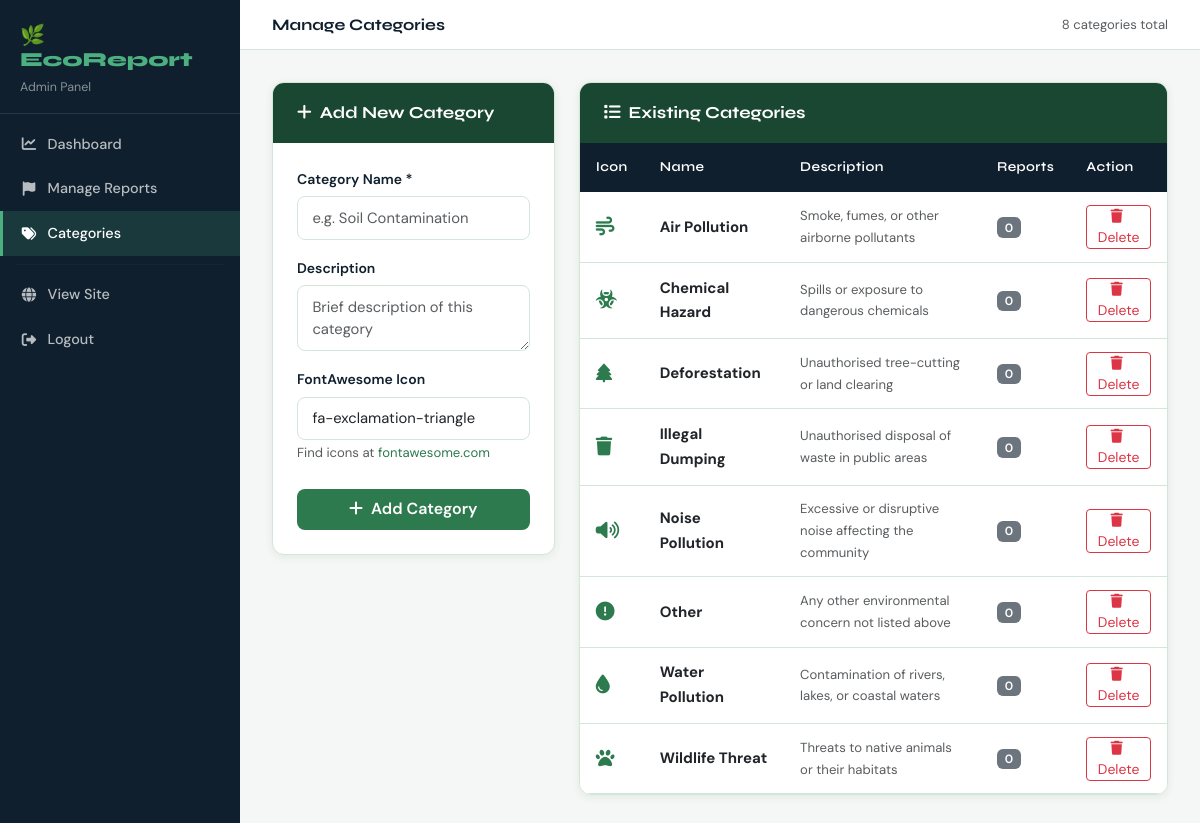
/admin/manage_categories.php (signed in), run on the app's committed database.
### tables this page shows
CREATE TABLE categories (
    category_id   INT UNSIGNED AUTO_INCREMENT PRIMARY KEY,
    name          VARCHAR(100)  NOT NULL,
    description   TEXT,
    icon          VARCHAR(50)   DEFAULT 'fa-exclamation-triangle',
    created_at    TIMESTAMP     DEFAULT CURRENT_TIMESTAMP
);

### config/auth.php (called while the page is built, shortened)
<?php
function h(string $value): string {
    return htmlspecialchars($value, ENT_QUOTES, 'UTF-8');
}
?>

### admin/manage_categories.php (the view, shortened to what this page needs)
<?php
require_once __DIR__ . '/../config/db.php';
require_once __DIR__ . '/../config/auth.php';
$categories = mysqli_fetch_all(mysqli_query($conn,
    "SELECT c.*, COUNT(r.report_id) AS report_count
     FROM categories c
     LEFT JOIN reports r ON c.category_id = r.category_id
     GROUP BY c.category_id
     ORDER BY c.name ASC"), MYSQLI_ASSOC);
?>
<!DOCTYPE html>
<html lang="en">
<head>
    <link rel="stylesheet" href="https://cdn.jsdelivr.net/npm/bootstrap@5.3.0/dist/css/bootstrap.min.css">
    <link rel="stylesheet" href="https://cdnjs.cloudflare.com/ajax/libs/font-awesome/6.4.0/css/all.min.css">
    <link rel="stylesheet" href="../assets/css/style.css">
</head>
<body style="margin:0">
<div class="d-flex" style="min-height:100vh">
    <aside class="admin-sidebar" style="min-height:100vh">
        <div class="sidebar-brand">
            <h5>🌿 EcoReport</h5>
            <div style="color:rgba(255,255,255,.5);font-size:.78rem;margin-top:.3rem">Admin Panel</div>
        </div>
        <nav class="nav flex-column mt-2">
            <a class="nav-link" href="dashboard.php">
                <i class="fas fa-chart-line"></i> Dashboard
            </a>
            <a class="nav-link" href="manage_reports.php">
                <i class="fas fa-flag"></i> Manage Reports
            </a>
            <a class="nav-link active" href="manage_categories.php">
                <i class="fas fa-tags"></i> Categories
            </a>
            <hr style="border-color:rgba(255,255,255,.1);margin:.5rem 1rem">
            <a class="nav-link" href="../index.php">
                <i class="fas fa-globe"></i> View Site
            </a>
            <a class="nav-link" href="../logout.php">
                <i class="fas fa-sign-out-alt"></i> Logout
            </a>
        </nav>
    </aside>
    <div class="d-flex flex-column flex-grow-1">
        <div class="admin-topbar">
            <h6>Manage Categories</h6>
            <span class="text-muted small"><?= count($categories) ?> categories total</span>
        </div>
        <div class="admin-content">
            <div class="row g-4">
                <div class="col-md-4">
                    <div class="card-eco">
                        <div class="card-header-eco">
                            <i class="fas fa-plus me-2"></i>Add New Category
                        </div>
                        <div class="p-4">
                            <form method="POST" class="form-eco">
                                <div class="mb-3">
                                    <label class="form-label">Category Name *</label>
                                    <input type="text" name="name" class="form-control"
                                           placeholder="e.g. Soil Contamination" required>
                                </div>
                                <div class="mb-3">
                                    <label class="form-label">Description</label>
                                    <textarea name="description" class="form-control" rows="2"
                                        placeholder="Brief description of this category"></textarea>
                                </div>
                                <div class="mb-4">
                                    <label class="form-label">FontAwesome Icon</label>
                                    <input type="text" name="icon" class="form-control"
                                           value="fa-exclamation-triangle"
                                           placeholder="fa-trash">
                                    <small class="text-muted">
                                        Find icons at
                                        <a href="https://fontawesome.com/icons" target="_blank">
                                            fontawesome.com
                                        </a>
                                    </small>
                                </div>
                                <button type="submit" class="btn btn-eco-primary w-100">
                                    <i class="fas fa-plus me-2"></i>Add Category
                                </button>
                            </form>
                        </div>
                    </div>
                </div>
                <div class="col-md-8">
                    <div class="card-eco">
                        <div class="card-header-eco">
                            <i class="fas fa-list me-2"></i>Existing Categories
                        </div>
                        <div class="table-responsive">
                            <table class="table table-eco mb-0">
                                <thead>
                                    <tr>
                                        <th>Icon</th>
                                        <th>Name</th>
                                        <th>Description</th>
                                        <th>Reports</th>
                                        <th>Action</th>
                                    </tr>
                                </thead>
                                <tbody>
                                    <?php foreach ($categories as $c): ?>
                                    <tr>
                                        <td>
                                        </td>
                                        <td><strong><?= h($c['name']) ?></strong></td>
                                        <td class="text-muted small">
                                            <?= h(mb_substr($c['description'] ?? '', 0, 60)) ?>
                                        </td>
                                        <td>
                                            <span class="badge bg-secondary">
                                                <?= $c['report_count'] ?>
                                            </span>
                                        </td>
                                        <td>
                                            <?php if ($c['report_count'] == 0): ?>
                                                <a href="?delete=<?= $c['category_id'] ?>"
                                                   class="btn btn-sm btn-outline-danger py-0 px-2"
                                                   onclick="return confirm('Delete the category \'<?= h($c['name']) ?>\'?')">
                                                    <i class="fas fa-trash me-1"></i>Delete
                                                </a>
                                            <?php else: ?>
                                                <span class="text-muted small">
                                                    <i class="fas fa-lock me-1"></i>In use
                                                </span>
                                            <?php endif; ?>
                                        </td>
                                    </tr>
                                    <?php endforeach; ?>
                                </tbody>
                            </table>
                        </div>
                    </div>
                </div>
            </div>
        </div>
    </div>
</div>
</body>
</html>

### assets/css/style.css (style rules this page uses)
:root { --green-dark: #1a4731; --green-mid: #2d7a4f; --green-light: #4caf80; --green-pale: #e8f5ee; --navy: #0f1f2d; --navy-mid: #1c3249; --gold: #f5a623; --red-alert: #e74c3c; --bg: #f4f7f5; --surface: #ffffff; --text: #1a2e20; --text-muted: #6b8070; --border: #d4e5da; --shadow-sm: 0 2px 8px rgba(26,71,49,.08); --shadow-md: 0 6px 24px rgba(26,71,49,.12); --shadow-lg: 0 16px 48px rgba(26,71,49,.16); --radius: 12px; --radius-sm: 8px; --font-display: 'Syne', sans-serif; --font-body: 'DM Sans', sans-serif; --transition: all 0.22s cubic-bezier(.4,0,.2,1); }
*,*::before,*::after { box-sizing:border-box }
body { font-family:var(--font-body);background:var(--bg);color:var(--text);font-size:15px;line-height:1.65;margin:0;min-height:100vh }
h1,h2,h3,h4,h5,h6 { font-family:var(--font-display);font-weight:700;line-height:1.2;color:var(--navy) }
a { color:var(--green-mid);text-decoration:none }
.card-eco { background:var(--surface);border:1px solid var(--border);border-radius:var(--radius);box-shadow:var(--shadow-sm);transition:var(--transition);overflow:hidden }
.card-eco .card-header-eco { background:var(--green-dark);color:#fff;padding:1rem 1.5rem;font-family:var(--font-display);font-weight:700;font-size:1.05rem }
.btn-eco-primary { background:var(--green-mid);border:none;color:#fff;font-weight:600;border-radius:var(--radius-sm);padding:.55rem 1.4rem;transition:var(--transition);font-family:var(--font-body) }
.form-eco .form-label { font-weight:600;font-size:.875rem;color:var(--navy);margin-bottom:.35rem }
.form-eco .form-control,.form-eco .form-select { border:1.5px solid var(--border);border-radius:var(--radius-sm);padding:.6rem .9rem;font-size:.925rem;transition:var(--transition);background:var(--surface) }
.table-eco thead th { background:var(--navy);color:#fff;font-family:var(--font-display);font-weight:600;font-size:.85rem;letter-spacing:.03em;border:none;padding:.85rem 1rem }
.table-eco tbody tr { transition:var(--transition) }
.table-eco td { padding:.8rem 1rem;vertical-align:middle;border-color:var(--border) }
.admin-sidebar { background:var(--navy);min-height:100vh;width:240px;flex-shrink:0 }
.admin-sidebar .sidebar-brand { padding:1.5rem 1.25rem 1rem;border-bottom:1px solid rgba(255,255,255,.1) }
.admin-sidebar .sidebar-brand h5 { color:var(--green-light);font-family:var(--font-display);font-weight:800;margin:0 }
.admin-sidebar .nav-link { color:rgba(255,255,255,.7);padding:.65rem 1.25rem;border-radius:0;font-size:.9rem;font-weight:500;transition:var(--transition);display:flex;align-items:center;gap:.6rem }
.admin-sidebar .nav-link i { width:18px;text-align:center }
.admin-sidebar .nav-link:hover,.admin-sidebar .nav-link.active { color:#fff;background:rgba(76,175,128,.18);border-left:3px solid var(--green-light);padding-left:calc(1.25rem - 3px) }
.admin-content { flex:1;padding:2rem;overflow:auto }
.admin-topbar { background:var(--surface);border-bottom:1px solid var(--border);padding:.85rem 2rem;display:flex;align-items:center;justify-content:space-between }
.admin-topbar h6 { margin:0;font-weight:700;color:var(--navy) }
.badge { font-weight:600;font-size:.75rem;letter-spacing:.02em;border-radius:6px;padding:.35em .65em }

### data on the page
categories: name "Air Pollution", description "Smoke, fumes, or other airborne pollutants", report_count "0"
categories: name "Chemical Hazard", description "Spills or exposure to dangerous chemicals", report_count "0"
categories: name "Deforestation", description "Unauthorised tree-cutting or land clearing", report_count "0"
categories: name "Illegal Dumping", description "Unauthorised disposal of waste in public areas", report_count "0"
categories: name "Noise Pollution", description "Excessive or disruptive noise affecting the community", report_count "0"
categories: name "Other", description "Any other environmental concern not listed above", report_count "0"
categories: name "Water Pollution", description "Contamination of rivers, lakes, or coastal waters", report_count "0"
categories: name "Wildlife Threat", description "Threats to native animals or their habitats", report_count "0"

### other printed values
count($categories) "8"
